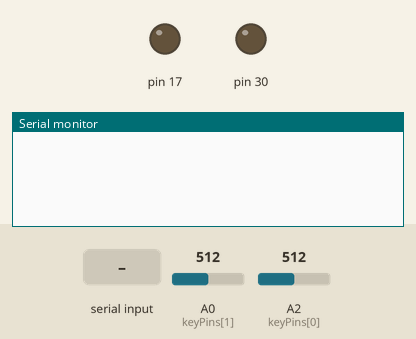
Simulated run of this program. Board: Arduino Leonardo, built with avr-gcc and run on an emulated ATmega32U4. On the bench: output pins drawn as LEDs (lit = HIGH), the last lines printed to the serial monitor. Inputs (shaded band) come from the test bench; at power-on: A0 (keyPins[1]) = 512, A2 (keyPins[0]) = 512. EEPROM starts erased; USB keyboard and mouse output is not drawn.

Above: at 1.2 s.
1.3 s: "h" received over Serial
At 2.7 s:
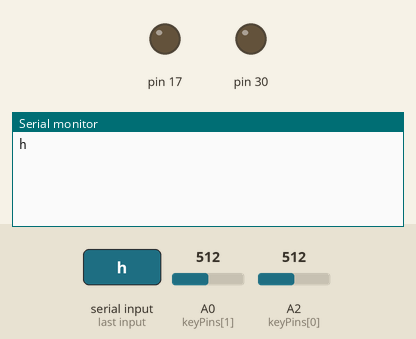
3.8 s: "c " received over Serial
At 5.9 s:
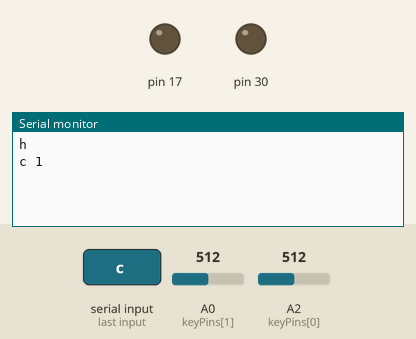
6.3 s: "cg" received over Serial
At 7.6 s:
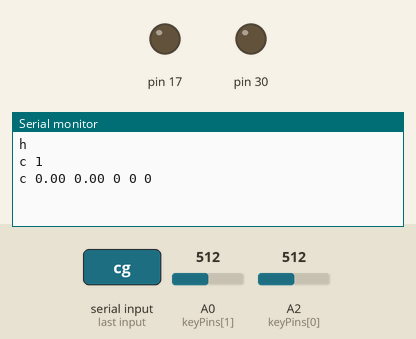

Measured:
- after the input at 1.3 s, the serial monitor: prints a new line after 1.0 s (image 1)
- after the input at 3.8 s, the serial monitor: prints a new line after 1.0 s (image 2)
- after the input at 6.3 s, the serial monitor: prints a new line after 1.0 s (image 3)

The program:

main.cpp
```cpp
#include <Arduino.h>
#include "HID-Project.h"
#include <EEPROM.h>
#include "keys.h"
#include "main.h"
#include "serial.h"
#include "data.h"

SwitchConfig config = SwitchConfig();

KeyData keys[TOTAL_KEYS] = {KeyData(), KeyData()};
uint8_t keyPins[TOTAL_KEYS] = { A2, A0 };
KeyboardKeycode keyCodes[TOTAL_KEYS] = {KEY_W, KEY_E};

void setup() {
    pinMode(LED_BUILTIN_RX, OUTPUT);
    pinMode(LED_BUILTIN_TX, OUTPUT);

    for (int i = 0; i < TOTAL_KEYS; i++) {
        init_key(i);
    }

    Serial.begin(115200);

    Keyboard.begin();

    // load config from EEPROM
    if (EEPROM.read(0) == 255) {
        // no config saved, save default config
        save_data(config);
    }
    else {
        config = load_data();
    }
}

void loop() {

    // general keyboard functions
    for (int i = 0; i < TOTAL_KEYS; i++) {
        run_key(i);
    }

    serial_communicate();
}
```

data.cpp
```cpp
#include <EEPROM.h>
#include "main.h"

void save_data(SwitchConfig conf) {
    EEPROM.put(0, conf);
}

SwitchConfig load_data() {
    SwitchConfig conf;
    EEPROM.get(0, conf);
    return conf;
}
```

data.h
```cpp
#ifndef DATA_H
#define DATA_H

#include "main.h"

void save_data(SwitchConfig conf);

SwitchConfig load_data();

#endif
```

keys.cpp
```cpp
#include <Arduino.h>
#include "HID-Project.h"
#include "keys.h"
#include "main.h"

// basic structure of project from: https://github.com/chent7/hall-2k-keypad-handmade

void press_key(int key_num) {
    if (key_num == 0) {
        digitalWrite(LED_BUILTIN_RX, LOW);
        Keyboard.press(static_cast<KeyboardKeycode>(config.key_1));
    }
    else if (key_num == 1) {
        digitalWrite(LED_BUILTIN_TX, LOW);
        Keyboard.press(static_cast<KeyboardKeycode>(config.key_2));
    }
    keys[key_num].pressed = true;
}

void release_key(int key_num) {
    if (key_num == 0) {
        digitalWrite(LED_BUILTIN_RX, HIGH);
        Keyboard.release(static_cast<KeyboardKeycode>(config.key_1));
    }
    else if (key_num == 1) {
        digitalWrite(LED_BUILTIN_TX, HIGH);
        Keyboard.release(static_cast<KeyboardKeycode>(config.key_2));
    }
    keys[key_num].pressed = false;
}

void convert_distance(int key_num) {
    keys[key_num].trigger = ((keys[key_num].max - keys[key_num].min) / config.bottom_out_distance) * config.trigger;
    keys[key_num].release = ((keys[key_num].max - keys[key_num].min) / config.bottom_out_distance) * config.release;
}

void init_key(int key_num) {
    pinMode(keyPins[key_num], INPUT);
    keys[key_num].value = analogRead(keyPins[key_num]);
    keys[key_num].reference = keys[key_num].value;

    // auto-balancing keys
    keys[key_num].min = keys[key_num].value - CUSHION;
    keys[key_num].max = keys[key_num].value + CUSHION;

    keys[key_num].trigger = config.trigger * CUSHION;
    keys[key_num].release = config.release * CUSHION;
}

void balance_key(int key_num) {
    // min (rest) and max value is updated when key is not pressed
    if (!keys[key_num].pressed && (keys[key_num].value < keys[key_num].min)) {
        keys[key_num].min = keys[key_num].value;
        convert_distance(key_num);
    }
    else if (keys[key_num].pressed && (keys[key_num].value > keys[key_num].max)) {
        keys[key_num].max = keys[key_num].value;
        convert_distance(key_num);
    }
}

void process_key(int key_num) {
    // check if key is triggered
    if (keys[key_num].pressed) {
        if (keys[key_num].value > keys[key_num].reference + keys[key_num].trigger) {
            release_key(key_num);
        }

        if (keys[key_num].value < keys[key_num].reference) {
            keys[key_num].reference = keys[key_num].value;
        }
    }
    else {
        if (keys[key_num].value <= keys[key_num].reference - keys[key_num].release) {
            press_key(key_num);
        }

        if (keys[key_num].value > keys[key_num].reference) {
            keys[key_num].reference = keys[key_num].value;
        }
    }
}

void run_key(int key_num) {
    keys[key_num].value = analogRead(keyPins[key_num]);
    balance_key(key_num);
    process_key(key_num);
}
```

keys.h
```cpp
#ifndef KEYS_H
#define KEYS_H

void press_key(int key_num);

void release_key(int key_num);

void convert_distance(int key_num);

void init_key(int key_num);

void balance_key(int key_num);

void process_key(int key_num);

void run_key(int key_num);

#endif
```

main.h
```cpp
#ifndef MAIN_H
#define MAIN_H

#include <Arduino.h>
#include "HID-Project.h"

struct KeyData {
    int min;
    int max;
    int trigger;
    int release;
    int value;
    int reference;
    bool pressed;
};

#define TOTAL_KEYS 2
#define CUSHION 10

// switch config in mm (default)
struct SwitchConfig {
    float trigger = 0.9;
    float release = 0.8;
    int bottom_out_distance = 4;
    KeyboardKeycode key_1 = KEY_W;
    KeyboardKeycode key_2 = KEY_E;
};

extern SwitchConfig config;

extern KeyData keys[TOTAL_KEYS];
extern uint8_t keyPins[TOTAL_KEYS];
extern KeyboardKeycode keyCodes[TOTAL_KEYS];

#endif
```

serial.cpp
```cpp
#include <Arduino.h>
#include "main.h"
#include "data.h"

// string sep (https://arduino.stackexchange.com/questions/1013/how-do-i-split-an-incoming-string)
String getValue(String data, char separator, int index) {
    int found = 0;
    int strIndex[] = { 0, -1 };
    int maxIndex = data.length() - 1;

    for (int i = 0; i <= maxIndex && found <= index; i++) {
        if (data.charAt(i) == separator || i == maxIndex) {
            found++;
            strIndex[0] = strIndex[1] + 1;
            strIndex[1] = (i == maxIndex) ? i+1 : i;
        }
    }
    return found > index ? data.substring(strIndex[0], strIndex[1]) : "";
}

void recieve_heartbeat() {
    Serial.println("h");
}

void recieve_config(String inp) {
    // config = "c float, float, int, int, int"
    float trigger = getValue(inp, ' ', 1).toFloat();
    float release = getValue(inp, ' ', 2).toFloat();
    int bottom_out_distance = getValue(inp, ' ', 3).toInt();
    int key_1 = getValue(inp, ' ', 4).toInt();
    int key_2 = getValue(inp, ' ', 5).toInt();

    config.trigger = trigger;
    config.release = release;
    config.bottom_out_distance = bottom_out_distance;
    config.key_1 = static_cast<KeyboardKeycode>(key_1);
    config.key_2 = static_cast<KeyboardKeycode>(key_2);

    save_data(config);

    Serial.println("c 1"); // config saved successfully
}

void send_config() {
    Serial.print("c ");
    Serial.print(config.trigger);
    Serial.print(" ");
    Serial.print(config.release);
    Serial.print(" ");
    Serial.print(config.bottom_out_distance);
    Serial.print(" ");
    Serial.print(config.key_1);
    Serial.print(" ");
    Serial.println(config.key_2);
}

void serial_communicate() {
    if (Serial.available() > 0) {
        String inp = Serial.readString();

        if (inp == "h") {
            recieve_heartbeat();
        }
        else if (inp.startsWith("c ")) {
            recieve_config(inp);
        }
        else if (inp == "cg") {
            send_config();
        }
        else if (inp == "cr") {

        }
    }
}
```

serial.h
```cpp
#ifndef SERIAL_H
#define SERIAL_H

void send_heartbeat();

void serial_communicate();

#endif
```
